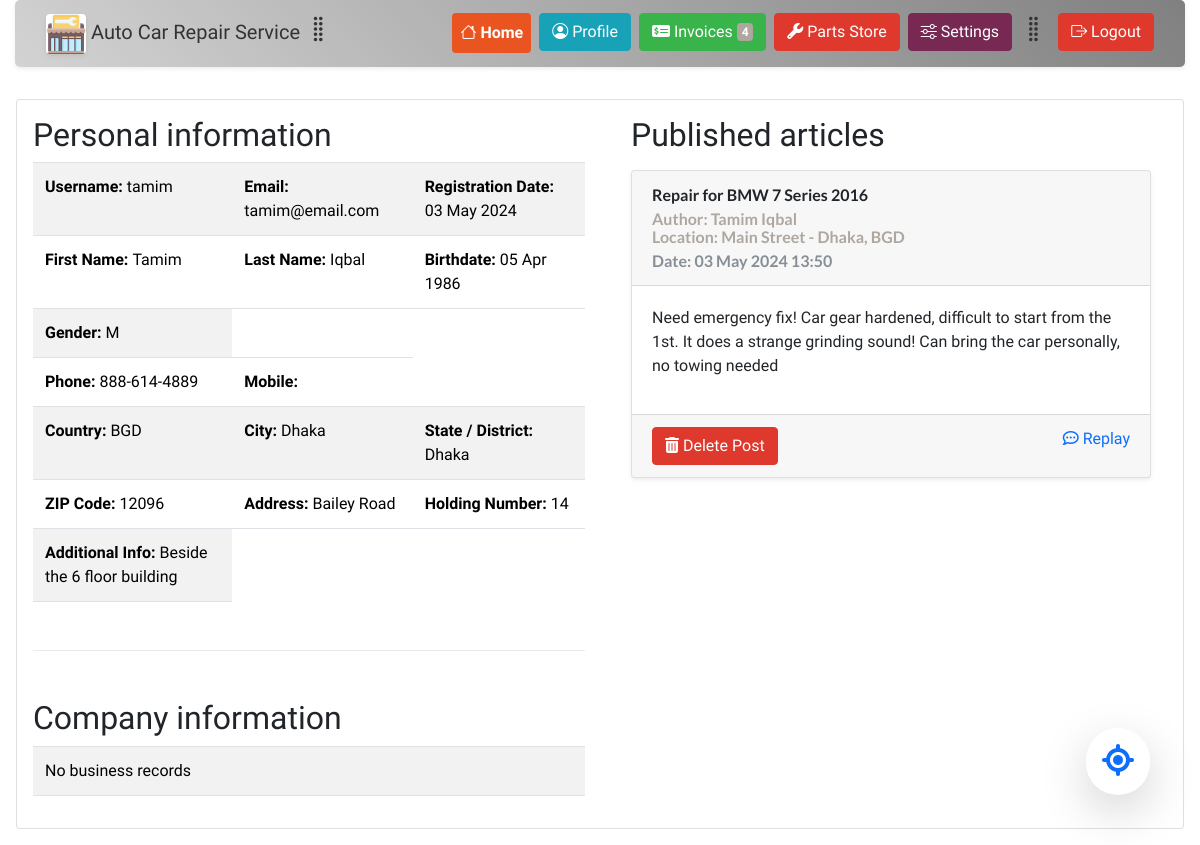
The page /dashboard/pages/profile.php (signed in) on the database its author committed.
### tables this page shows
CREATE TABLE customers_info (
                           id char(12) PRIMARY KEY,
                           name varchar(255) DEFAULT NULL,
                           lastname varchar(255) DEFAULT NULL,
                           birthdate date DEFAULT NULL,
                           gender character DEFAULT NULL
                            
);

CREATE TABLE post_issues (
                            id int PRIMARY KEY AUTO_INCREMENT,   
                            user_id char(12) NOT NULL,
                            post_title LONGTEXT NOT NULL,
                            post_content LONGTEXT,
                            city_id int,
                            address varchar(255),
                            date_time TIMESTAMP NULL DEFAULT CURRENT_TIMESTAMP,
                             
                            CONSTRAINT post_user FOREIGN KEY (user_id) REFERENCES user_accounts(id),
                            CONSTRAINT post_city FOREIGN KEY (city_id) REFERENCES cities(id)
);

CREATE TABLE cities (
                        id int PRIMARY KEY AUTO_INCREMENT,
                        name varchar(35) NOT NULL,
                        country_code char(3) NOT NULL,
                        district varchar(20) NOT NULL,
                        CONSTRAINT cities_country_code FOREIGN KEY (country_code) REFERENCES countries(code)
);

### site_variables.php (called while the page is built, shortened)
<?php
(require_once (ROOT_DIR . DIRECTORY_SEPARATOR . 'database' . DIRECTORY_SEPARATOR . 'connection.php')) or die("Connection related file not found");
function b5_theme_link() : string {
    return  relativePath(ROOT_DIR . DIRECTORY_SEPARATOR . "precompiled" . DIRECTORY_SEPARATOR . $GLOBALS['USER_THEME'] . DIRECTORY_SEPARATOR . "bootstrap-color.min.css");
}
function relativePath($absolutePath, $separator = DIRECTORY_SEPARATOR) : string {
    if($absolutePath === ROOT_DIR) return '';
    $path = explode($separator, $absolutePath);
    $uri = explode('/', $_SERVER['REQUEST_URI']);
    $root = explode($separator, ROOT_DIR);
    $fileName = null;
    array_splice($path, 0, 1);
    array_splice($uri, 0, 1);
    array_splice($root, 0, 1);
	$temp = $uri[count($uri) - 1];
	$temp = explode('.', $temp);
	if(count($temp) > 0)  {
		array_pop($uri);
	}
    while(count($path) > 0 && end($path) == '') {
        array_pop($path);
    }
    if(is_file($absolutePath)) {
        $fileName = end($path);
        array_pop($path);
    }
    for($i = 0; $i < count($path) && $i < count($root); $i++) {
        if($root[$i] !== $path[$i]) {
            $index = $i;
            break;
        }
    }
    array_splice($path, 0, $i - 1);
    $index = -1;
    for($i = 0; $i < count($path); $i++) {
        if($uri[0] === $path[$i]) {
            $index = $i;
            break;
        }
    }
    if($index > 0) {
        array_splice($path, 0, $i);
    }
	$index = -1;
    for($i = 0; $i < count($uri); $i++) {
        if($uri[$i] === $path[0]) {
            $index = $i;
            break;
        }
    }
    if(implode($separator, $path) === implode($separator, $uri)) return '';
    $index = -1;
    for($i = 0; $i < count($path) && $i < count($uri); $i++) {
        if($uri[$i] === $path[$i]) {
            $index = $i;
        }
        else break;
    }
    if($index >= 0) {
        array_splice($path, 0, $i);
        array_splice($uri, 0, $i);
    }
    $out = '';
    for($i = 0; $i < count($uri); $i++) {
        $out .= ('..' . $separator);
    }
    $out .= implode($separator, $path);
    if(!str_ends_with($out, $separator) && !empty($out)) $out .= $separator;
    if(!empty($fileName)) $out .= $fileName;
    return str_replace('\\', '/', $out);
}
function relativePathSystem(string $path) : ?string {
    $out = relativePath($path);
    return $out;
}

### dashboard/authentication.php (called while the page is built, shortened)
<?php
if(isset($_COOKIE['USER_TOKEN']) || isset($_SESSION['USER_OBJ'])) {
    $user_obj = empty($_SESSION['USER_OBJ']) ? null : unserialize($_SESSION['USER_OBJ']);
}
else {
    $url = $_SERVER['REQUEST_URI'];
    if(str_contains($url, 'dashboard')) {
        header('Location: ' . relativePathSystem(ABSOLUTE_PATHS['HOME_PAGE']));
    }
}

### database/connection.php (called while the page is built, shortened)
<?php
	class connection {
        function connect() : void {
			$str = 'mysql:host='.CONN_INFO['HOST'].';dbname='.CONN_INFO['DBNAME'].';charset=utf8mb4;';
			$opts = [PDO::ATTR_ERRMODE => PDO::ERRMODE_EXCEPTION, PDO::ATTR_DEFAULT_FETCH_MODE => PDO::FETCH_BOTH];
			try {
				$this->pdo = new PDO($str, CONN_INFO['USERNAME'], CONN_INFO['PASSWORD'], $opts);
			}
			catch (PDOException $e) {
				throw new PDOException($e->getMessage(), $e->getCode());
			}
		}
        function getCityName(int $city_id) : ?string {
            $sql = 'SELECT name FROM cities WHERE id = ? LIMIT 1';
            $stmt = $this->pdo->prepare($sql);
            if(!$stmt->execute([$city_id])) return null;
            $arr = $stmt->fetch();
            return reset($arr);
        }
        function getSingleUserPosts(string $user_id) : ?array {
            $sql = 'SELECT A.id as post_id, A.user_id AS user_id, A.post_title AS title, A.post_content AS content, A.address AS address, B.name AS city, B.country_code AS country_code, A.date_time AS date FROM post_issues AS A JOIN cities AS B ON A.city_id = B.id WHERE A.user_id = ? ORDER BY A.date_time DESC';
            $this->pdo->setAttribute(PDO::ATTR_DEFAULT_FETCH_MODE, PDO::FETCH_ASSOC);
            $stmt = $this->pdo->prepare($sql);
            $res = $stmt->execute([$user_id]);
            $arr = $stmt->fetchAll();
            foreach ($arr as $key => $row) {
                $author = $this->getUserNameTitle($row['user_id']);
                $arr[$key]['author'] = $author;
            }
            return $arr;
        }
        function getUserNameTitle(string $user_id) : ?string {
            $sql = 'SELECT customer_id, business_id FROM user_accounts WHERE id = ? LIMIT 1';
            $this->pdo->setAttribute(PDO::ATTR_DEFAULT_FETCH_MODE, PDO::FETCH_NUM);
            $stmt = $this->pdo->prepare($sql);
            $stmt->execute([$user_id]);
            $row = $stmt->fetch();
            if(is_null($row[1])) {
                $sql = 'SELECT name, lastname FROM customers_info WHERE id = ? LIMIT 1';
                $stmt = $this->pdo->prepare($sql);
                $stmt->execute([$row[0]]);
                $res = $stmt->fetch();
                return $res[0] . " " . $res[1];
            }
            else {
                $sql = 'SELECT company_name FROM businesses_info WHERE id = ? LIMIT 1';
                $stmt = $this->pdo->prepare($sql);
                $stmt->execute([$row[1]]);
                $arr = $stmt->fetch();
                return reset($arr);
            }
        }
        function getPostRepliesCount(int $post_id) : ?int {
            $sql = 'SELECT COUNT(*) FROM post_answers WHERE post_id = ?';
            $stmt = $this->pdo->prepare($sql);
            $stmt->execute([$post_id]);
            $row = $stmt->fetch(PDO::FETCH_NUM);
            if($row[0] === 0) return null;
            else return $row[0];
        }
		private ?PDO $pdo = null;
	}

### dashboard/pages/profile.php (the view, shortened to what this page needs)
<?php
if(!isset($GLOBALS['WEBSITE_VARS'])) {
    (require_once (ROOT_DIR . DIRECTORY_SEPARATOR . 'site_variables.php')) or die("Variables file not found");
}
global $user_obj;
$social_posts_array = CONNECTION->getSingleUserPosts($user_obj->id);
?>
<!DOCTYPE html>
<html>
<head>
    <link href="https://cdn.jsdelivr.net/npm/bootstrap@5.3.3/dist/css/bootstrap.min.css" rel="stylesheet">
    <link rel="stylesheet" href="https://cdn.jsdelivr.net/npm/bootstrap-icons@1.3.0/font/bootstrap-icons.css">
    <link rel="stylesheet" href="https://cdnjs.cloudflare.com/ajax/libs/font-awesome/6.5.2/css/all.min.css" />
    <link rel="stylesheet" href="<?php echo b5_theme_link(); ?>">
    <link rel="stylesheet" href="../styles.css">
</head>
<body style="background-image: none">
<?php
(include_once (relativePathSystem(ABSOLUTE_PATHS['DASHBOARD_DIR']) . 'pages' . DIRECTORY_SEPARATOR . 'menu.php')) or die("Failed to load component");
?>
<div class="card m-3 p-3">
    <div class="row h-100">
        <div class="col-6">
            <h2>Personal information</h2>
            <table class="table table-striped">
                <?php
                $variable_array = array();
                $variable_array['mobile'] = count($user_obj->customer->contacts->phones) > 1 ? $user_obj->customer->contacts->phones : null;
                $variable_array['notes'] = empty($user_obj->customer->address->notes) ? null : $user_obj->customer->address->notes;
                $city_name = CONNECTION->getCityName($user_obj->customer->address->city_id);
echo <<< ENDL_
                <tr>
                    <td><strong>Username: </strong>{$user_obj->username}</td>
                    <td><strong>Email: </strong>{$user_obj->email}</td>
                    <td><strong>Registration Date: </strong>{$user_obj->registered->format('d M Y')}</td>
                </tr>
                <tr>
                    <td><strong>First Name: </strong>{$user_obj->customer->name}</td>
                    <td><strong>Last Name: </strong>{$user_obj->customer->lastname}</td>
                    <td><strong>Birthdate: </strong>{$user_obj->customer->birthdate->format('d M Y')}</td>
                </tr>
                <tr>
                    <td><strong>Gender: </strong>{$user_obj->customer->gender[0]}</td>
                </tr>
                <tr>
                    <td><strong>Phone: </strong>{$user_obj->customer->contacts->phones[0]}</td>
                    <td><strong>Mobile: </strong>{$variable_array['mobile']}</td>
                </tr>
                <tr>
                    <td><strong>Country: </strong>{$user_obj->customer->address->country_code}</td>
                    <td><strong>City: </strong>{$city_name}</td>
                    <td><strong>State / District: </strong>{$user_obj->customer->address->district}</td>
                </tr>
                <tr>
                    <td><strong>ZIP Code: </strong>{$user_obj->customer->address->zipCode}</td>
                    <td><strong>Address: </strong>{$user_obj->customer->address->street}</td>
                    <td><strong>Holding Number: </strong>{$user_obj->customer->address->holding}</td>
                </tr>
                <tr>
                    <td><strong>Additional Info: </strong>{$variable_array['notes']}</td>
                </tr>
ENDL_;
?>
            </table>
            <hr class="dropdown-divider my-5">
            <h2>Company information</h2>
            <table class="table table-striped">
                <?php
                    if($user_obj->business) {
                        $variable_array = array();
                        $variable_array['mobile'] = count($user_obj->business->contacts->phones) > 1 ? $user_obj->business->contacts->phones[1] : null;
                        $variable_array['notes'] = empty($user_obj->business->address->notes) ? null : $user_obj->business->address->notes;
                        $city_name = CONNECTION->getCityName($user_obj->business->address->city_id);
                        $office_weekdays = $user_obj->business->weekdays;
                        $office_weekdays = explode(',', $office_weekdays);
                        $office_weekdays = implode(', ', $office_weekdays);
echo <<< ENDL_
    <tr>
                    <td><strong>Company Name: </strong>{$user_obj->business->company_name}</td>
                    <td><strong>Company Type: {$user_obj->business->company_type}</strong></td>
                    <td><strong>Licence Number: </strong>{$user_obj->business->licence_number}</td>
                </tr>
                <tr>
                    <td><strong>Phone: </strong>{$user_obj->business->contacts->phones[0]}</td>
                    <td><strong>Mobile: </strong>{$variable_array['mobile']}</td>
                </tr>
                <tr>
                    <td><strong>Country: </strong>{$user_obj->business->address->country_code}</td>
                    <td><strong>City: </strong>{$city_name}</td>
                    <td><strong>State / District: </strong>{$user_obj->business->address->district}</td>
                </tr>
                <tr>
                    <td><strong>ZIP Code: </strong>{$user_obj->business->address->zipCode}</td>
                    <td><strong>Address: </strong>{$user_obj->business->address->street}</td>
                    <td><strong>Holding Number: </strong>{$user_obj->business->address->holding}</td>
                </tr>
                <tr>
                    <td><strong>Additional Info: </strong>{$variable_array['notes']}</td>
                </tr>
                <tr>
                    <td><strong>Office Weekdays: </strong>{$office_weekdays}</td>
                    <td><strong>Opening Hours: </strong>{$user_obj->business->start->format("H:i:s")}</td>
                    <td><strong>Closing Hours: </strong>{$user_obj->business->end->format("H:i:s")}</td>
                </tr>
                <tr>
                    <td><strong>Business open and running: </strong>{$user_obj->business->active}</td>
                </tr>
ENDL_;
                    }
                    else {
                        echo "<tr><td>No business records</td></tr>";
                    }
                ?>
            </table>
        </div>
        <div class="col-6">
<?php
echo '<div id="posts">';
echo "<h2 class='ps-3'>Published articles</h2>";
if(empty($social_posts_array)) {
    echo <<< ENDL_
    <div class="card shadow-sm bg-white p-3 text-center"><span class="lead">No social posts found!</span></div>
ENDL_;
}
else {
    $relative_to_dashboard = relativePathSystem(ABSOLUTE_PATHS['DASHBOARD_DIR'] . DIRECTORY_SEPARATOR . 'pages');
    foreach ($social_posts_array as $row) {
        $deleteLink = null;
        $date_time = new DateTime($row['date']);
        $replies_count = CONNECTION->getPostRepliesCount($row['post_id']);
        if ($row['user_id'] === $user_obj->id) {
            $deleteLink = '<button name="deletePostButton" class="btn btn-danger" type="submit"><i class="fa-solid fa-trash-can"></i> Delete Post</button>';
        }
        echo <<< ENDL_
<form method="POST"><input type="hidden" name="request_method" value="POST">
<input type="hidden" name="post_id" value="{$row['post_id']}">
    <div class="card shadow-sm m-3">
        <div class="card-header lato-bold">
            {$row['title']}
            <p class="card-subtitle text-secondary mt-0">Author: {$row['author']}</p>
            <p class="card-subtitle text-secondary">Location: {$row['address']} - {$row['city']}, {$row['country_code']}</p>
            <p class="card-subtitle text-muted m-0">Date: {$date_time->format("d M Y H:i")}</p>
        </div>
        <div class="card-body">
            <p>
                {$row['content']}
            </p>
        </div>
        <div class="card-footer">
            <div class="row">
                <div class="col">
                    {$deleteLink}
                </div>
                <div class="col text-end">
                    <a class="link-primary" href="{$relative_to_dashboard}post_replies.php?post_id={$row['post_id']}"><i class="fa-regular fa-comment-dots"></i> Replay <span class="badge bg-secondary">{$replies_count}</span></a>
                    <!--<span class="px-1 text-muted">|</span>
                    <a class="link-secondary" href="#">Secondary Link</a>-->
                </div>
            </div>
        </div>
    </div>
</form>
ENDL_;
    }
}
?>
        </div>
    </div>
</div>
</body>
</html>

### dashboard/styles.css (style rules this page uses)
.lato-bold { font-family: "Lato", sans-serif; font-weight: 700; font-style: normal; }
body { background-image: url('https://images.pexels.com/photos/593172/pexels-photo-593172.jpeg'); background-size: cover; }

### rows shown on the page
customers_info: name "Tamim", lastname "Iqbal"
post_issues: city.country_code "BGD", city.name "Dhaka", post_title "Repair for BMW 7 Series 2016", author "Tamim Iqbal", address "Main Street", date_time "03 May 2024 13:50", post_content "Need emergency fix! Car gear hardened, difficult to start from the 1st. It does a strange grinding sound! Can bring the car personally, no towing needed", shows "Delete Post"

### other values the page prints
$user_obj->username "tamim"
$user_obj->email "tamim@email.com"
$user_obj->registered->format('d M Y') "03 May 2024"
$user_obj->customer->birthdate->format('d M Y') "05 Apr 1986"
$user_obj->customer->gender[0] "M"
$user_obj->customer->contacts->phones[0] "888-614-4889"
$city_name "Dhaka"
$user_obj->customer->address->zipCode "12096"
$user_obj->customer->address->street "Bailey Road"
$user_obj->customer->address->holding "14"
$variable_array['notes'] "Beside the 6 floor building"
